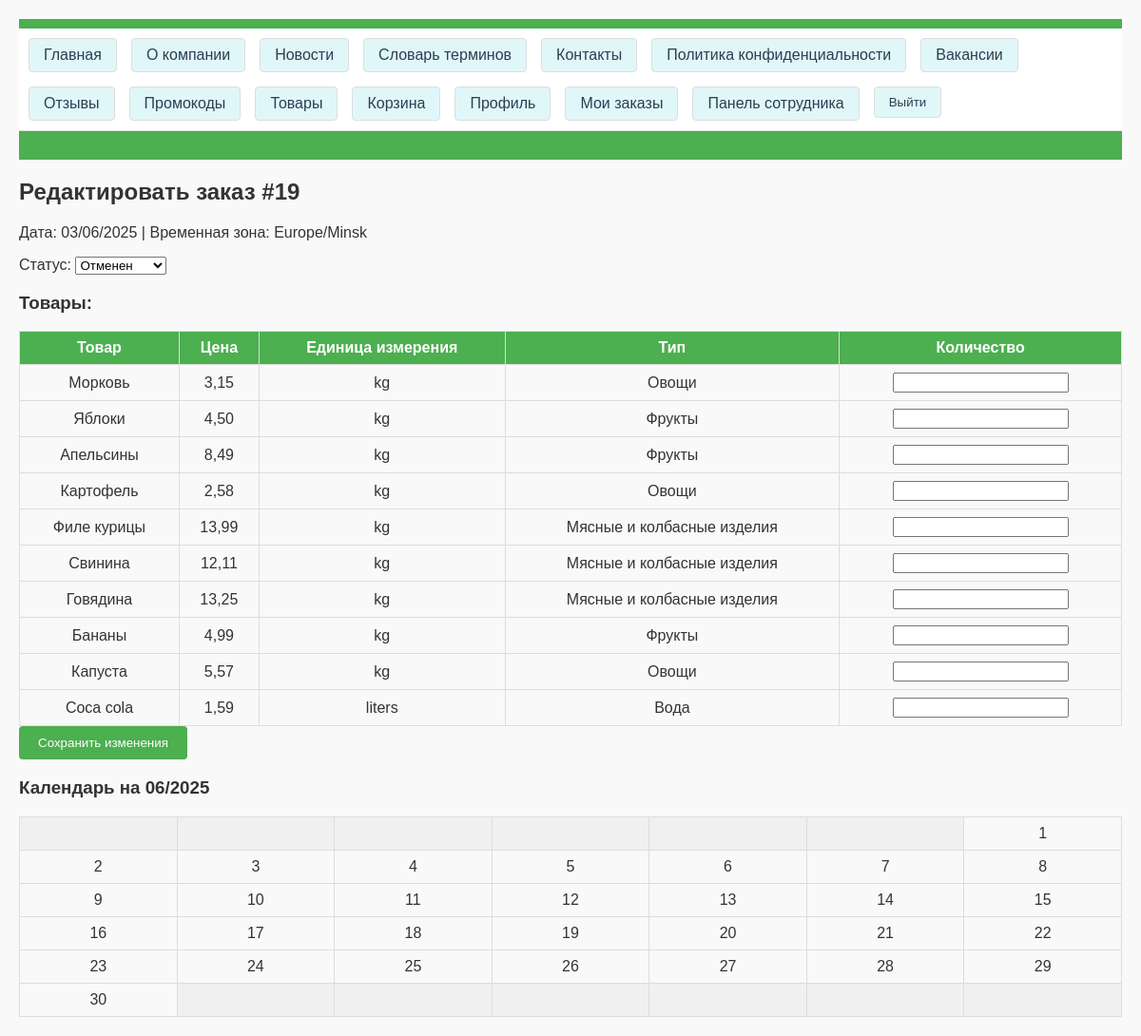
Page /orders/19/edit/ (signed in) on the committed database.
### delivery_app/models.py (models this page shows, shortened)
class Order(models.Model):
    STATUS_CHOICES = (
        ('Pending', 'В ожидании'),
        ('Shipped', 'Отправлен'),
        ('Delivered', 'Доставлен'),
        ('Canceled', 'Отменен'),
    )
    DELIVERY_METHODS = (
        ('pickup', 'Самовывоз'),
        ('courier', 'Курьер'),
    )
    client = models.ForeignKey(Client, on_delete=models.CASCADE, related_name='orders')
    employee = models.ForeignKey(Employee, on_delete=models.SET_NULL, null=True, blank=True, related_name='handled_orders')
    pickup_point = models.ForeignKey(PickupPoint, on_delete=models.SET_NULL, null=True, blank=True, related_name='orders')
    status = models.CharField(max_length=20, choices=STATUS_CHOICES, default='Pending')
    date_ordered = models.DateTimeField(auto_now_add=True)
    date_delivered = models.DateTimeField(null=True, blank=True)
    delivery_cost = models.DecimalField(max_digits=10, decimal_places=2, default=Decimal('0.00'))
    delivery_method = models.CharField(max_length=20, choices=DELIVERY_METHODS, default='pickup')
    delivery_address = models.CharField(max_length=200, blank=True, help_text="Адрес доставки для курьера")
    promocode = models.ForeignKey(PromoCode, on_delete=models.SET_NULL, null=True, blank=True, related_name='orders')  # Новая связь

class Product(models.Model):
    UNIT_CHOICES = [
        ('pieces', 'Штуки'),
        ('kg', 'Килограммы'),
        ('liters', 'Литры')
    ]
    name = models.CharField(max_length=200)
    price = models.DecimalField(max_digits=10, decimal_places=2)
    unit_of_measurement = models.CharField(max_length=20, choices=UNIT_CHOICES)
    product_type = models.ForeignKey(ProductType, on_delete=models.CASCADE, related_name='products')
    description = models.TextField(blank=True)
    manufacturer = models.ForeignKey(Manufacturer, on_delete=models.SET_NULL, null=True, blank=True, related_name='products')
    weight = models.DecimalField(max_digits=10, decimal_places=2, default=Decimal('1.00'), help_text="Вес в кг")
    stock = models.PositiveIntegerField(default=0, help_text="Количество на складе")
    image = models.ImageField(upload_to='products/', blank=True, null=True, help_text="Изображение товара")

class ProductType(models.Model):
    name = models.CharField(max_length=100)

class OrderItem(models.Model):
    order = models.ForeignKey(Order, on_delete=models.CASCADE, related_name='orderitem_set')
    product = models.ForeignKey(Product, on_delete=models.CASCADE, related_name='order_items')
    quantity = models.DecimalField(max_digits=10, decimal_places=2)
    price = models.DecimalField(max_digits=10, decimal_places=2)

### delivery_app/views.py (the view, shortened to what this page needs)
# urls.py: path('orders/<int:pk>/edit/', views.edit_order, name='edit_order'),
@login_required
def edit_order(request, pk):
    order = get_object_or_404(Order, pk=pk)
    user = request.user
    if not (user.is_superuser or (hasattr(user, 'employee') and order.employee == user.employee)):
        messages.error(request, "У вас нет прав для редактирования этого заказа.")
        return redirect('delivery_app:order_detail', pk=pk)
    products = Product.objects.all()
    context = {
        'order': order,
        'products': products,
        'current_date': timezone.now().strftime('%d/%m/%Y'),
        'timezone': 'Europe/Minsk',
        'calendar': calendar.monthcalendar(timezone.now().year, timezone.now().month),
    }
    return render(request, 'delivery_app/edit_order.html', context)

### delivery_app/templates/delivery_app/edit_order.html (shortened to what this page needs)
{% extends "delivery_app/base.html" %}
{% block content %}
<h2>Редактировать заказ #{{ order.id }}</h2>
<p>Дата: {{ current_date }} | Временная зона: {{ timezone }}</p>
<form method="post">
    <label for="status">Статус:</label>
    <select name="status" id="status">
        {% for value, label in order.STATUS_CHOICES %}
            <option value="{{ value }}" {% if order.status == value %}selected{% endif %}>{{ label }}</option>
        {% endfor %}
    </select>
    <h3>Товары:</h3>
    <table border="1">
        <thead>
            <tr>
                <th>Товар</th>
                <th>Цена</th>
                <th>Единица измерения</th>
                <th>Тип</th>
                <th>Количество</th>
            </tr>
        </thead>
        <tbody>
            {% for product in products %}
            <tr>
                <td>{{ product.name }}</td>
                <td>{{ product.price }}</td>
                <td>{{ product.unit_of_measurement }}</td>
                <td>{{ product.product_type.name }}</td>
                <td>
                    <input type="number" name="quantity_{{ product.id }}" value="{% for item in order.orderitem_set.all %}{% if item.product.id == product.id %}{{ item.quantity }}{% endif %}{% endfor %}" min="0" step="0.1">
                </td>
            </tr>
            {% endfor %}
        </tbody>
    </table>
    <button type="submit">Сохранить изменения</button>
</form>
<h3>Календарь на {{ current_date|slice:"3:10" }}</h3>
<table border="1">
    {% for week in calendar %}
    <tr>
        {% for day in week %}
        <td{% if day == 0 %} class="empty"{% endif %}>
            {{ day|default:"" }}
        </td>
        {% endfor %}
    </tr>
    {% endfor %}
</table>
{% endblock %}

### delivery_app/static/delivery_app/css/style.css (style rules this page uses)
body { font-family: Arial, sans-serif; margin: 0; padding: 20px; background-color: #f9f9f9; color: #333 !important; background-image: none !important; }
table { width: 100%; border-collapse: collapse; margin-top: 10px; }
table, th, td { border: 1px solid #ddd; }
th, td { padding: 8px; text-align: center; color: #333; }
th { background-color: #4CAF50; color: white; }
.empty { background-color: #f0f0f0; }
button[type="submit"] { background-color: #4CAF50; color: white; padding: 10px 20px; border: none; border-radius: 4px; cursor: pointer; }

### rows in the picture
Order: id "19", status "Отменен"
Product: name "Морковь", price "3,15", unit_of_measurement "kg", product_type.name "Овощи"
Product: name "Яблоки", price "4,50", unit_of_measurement "kg", product_type.name "Фрукты"
Product: name "Апельсины", price "8,49", unit_of_measurement "kg", product_type.name "Фрукты"
Product: name "Картофель", price "2,58", unit_of_measurement "kg", product_type.name "Овощи"
Product: name "Филе курицы", price "13,99", unit_of_measurement "kg", product_type.name "Мясные и колбасные изделия"
Product: name "Свинина", price "12,11", unit_of_measurement "kg", product_type.name "Мясные и колбасные изделия"
Product: name "Говядина", price "13,25", unit_of_measurement "kg", product_type.name "Мясные и колбасные изделия"
Product: name "Бананы", price "4,99", unit_of_measurement "kg", product_type.name "Фрукты"
Product: name "Капуста", price "5,57", unit_of_measurement "kg", product_type.name "Овощи"
Product: name "Coca cola", price "1,59", unit_of_measurement "liters", product_type.name "Вода"

### other values in the picture
{{ timezone }} "Europe/Minsk"
{{ day|default:"" }} "1" "2" "3" "4" "5" "6" "7" "8" "9" "10" "11" "12" "13" "14" "15" "16" "17" "18" "19" "20" "21" "22" "23" "24" "25" "26" "27" "28" "29" "30"
